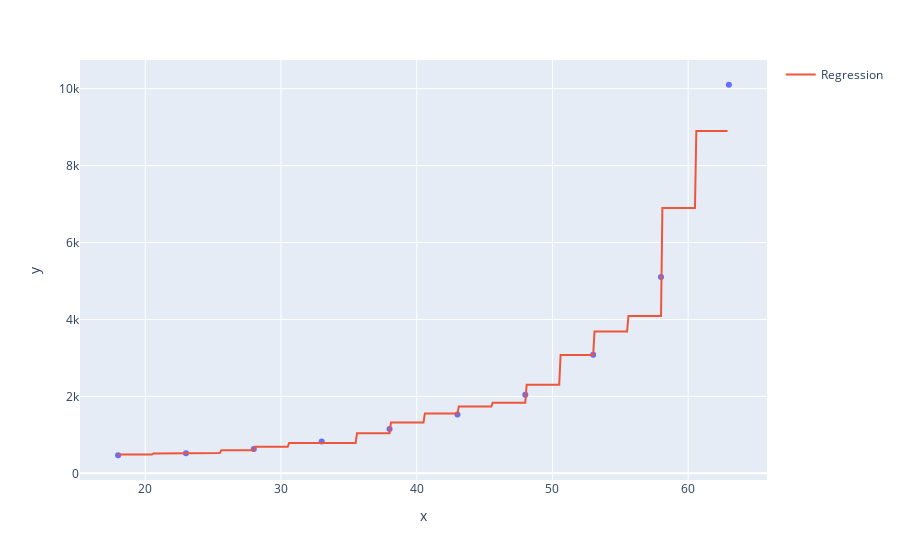

Notebook code cell kept with this figure:
### Code cell
plot = px.scatter(x = x_health.ravel(),
                  y = y_health)
plot.add_scatter(x = x_test_tree.ravel(),
                  y = reg_random_health.predict(x_test_tree.reshape(-1,1)),
                  name = "Regression")
plot.show()

### Figure 1 — Plotly figure (JSON) as saved in the notebook; plotly's stock layout.template omitted (floating-point values rounded to 4 significant figures; data arrays with more than 128 entries replaced by an {"elided": "..."} marker saying what was removed)
{"data": [{"hovertemplate": "x=%{x}<br>y=%{y}<extra></extra>", "legendgroup": "", "marker": {"color": "#636efa", "symbol": "circle"}, "mode": "markers", "name": "", "orientation": "v", "showlegend": false, "type": "scatter", "x": [18, 23, 28, 33, 38, 43, 48, 53, 58, 63], "xaxis": "x", "y": [470, 520, 630, 830, 1150, 1530, 2040, 3080, 5100, 10100], "yaxis": "y"}, {"name": "Regression", "type": "scatter", "x": {"elided": "450 float values"}, "y": {"elided": "450 int values"}}], "layout": {"legend": {"tracegroupgap": 0}, "margin": {"t": 60}, "xaxis": {"anchor": "y", "domain": [0, 1], "title": {"text": "x"}}, "yaxis": {"anchor": "x", "domain": [0, 1], "title": {"text": "y"}}}}
